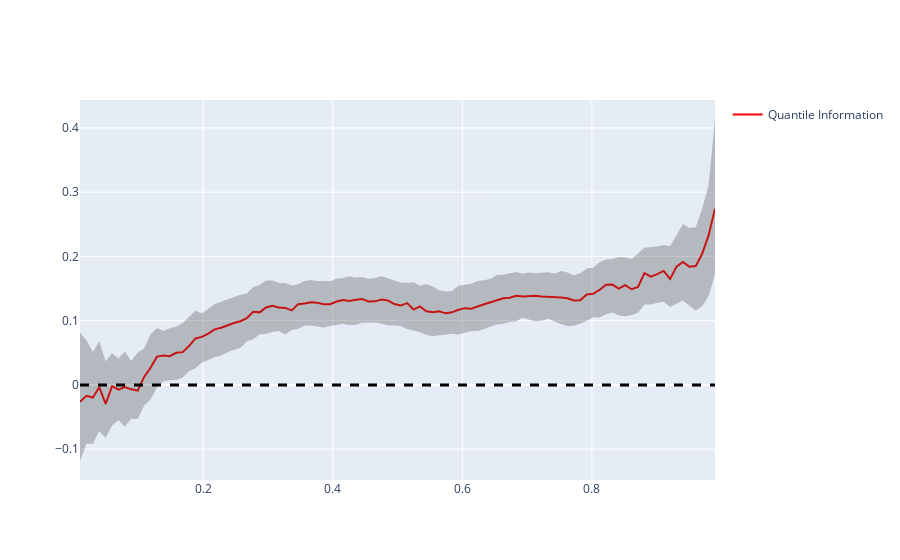

Write notebook code for a chart like this one.
### Code cell
quantile_bootstrap_plot(sample_1, sample_2, n_step=100)
